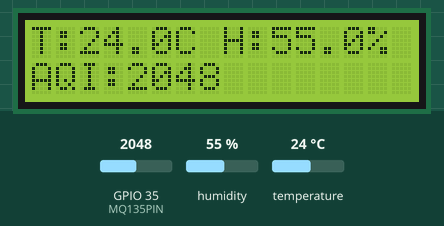
Simulated run of this sketch. Board: ESP32. On the bench: 16×2 character LCD. The test bench sets the inputs (shaded band); at power-on: humidity 55 %, GPIO 35 (MQ135PIN) = 2048, temperature 24 °C. WiFi joins after 1.5 s; servers stay silent unless stated; uploads are accepted with an empty reply; what the sketch prints to the serial monitor is not drawn.

Above: at 2.7 s.
2.8 s: humidity set to 22 %
At 6.9 s:
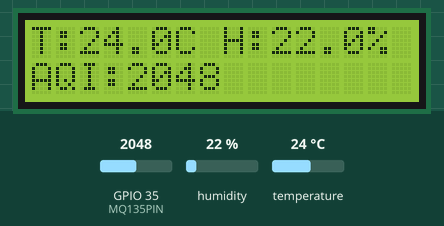
7.5 s: GPIO 35 (MQ135PIN) set to 2866
At 9.4 s:
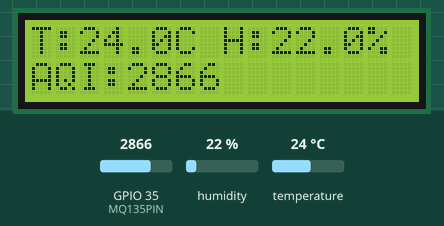
10.2 s: temperature set to 12 °C
At 15.2 s:
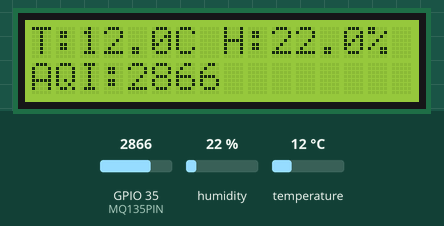
15.5 s: GPIO 35 (MQ135PIN) set to 3603
At 16.7 s:
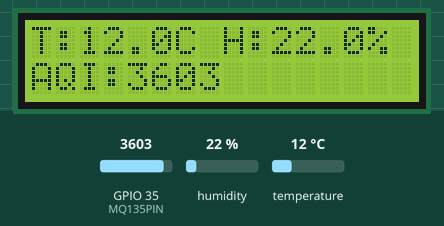
18.2 s: humidity set to 40 %
At 22.6 s:
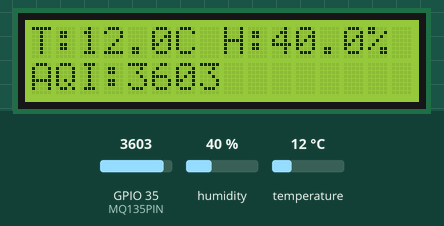
23.5 s: GPIO 35 (MQ135PIN) set to 4095
At 25.2 s:
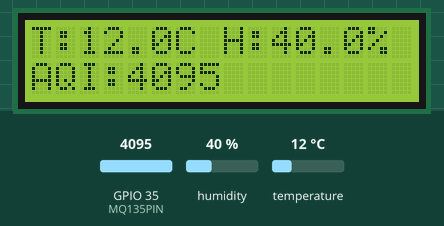
Timing chart, 0 to 26.7 s (numbered marks = the images above; inputs shaded):
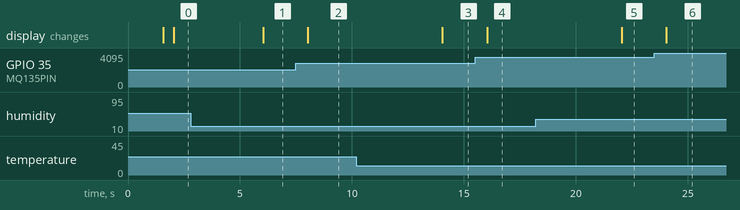

The sketch:

envirement_subject_iot_part.ino
```cpp
#include <Wire.h>
#include <LiquidCrystal_I2C.h>
#include "DHT.h"
#include <WiFi.h>
#include <HTTPClient.h>

// Wi-Fi credentials
const char* ssid = "1337-Guest";
const char* password = "M!Q4vJ8pZzSUr2X@";

// ThingsBoard HTTP telemetry URL (make sure the port matches your server, usually 8080)
const char* serverURL = "http://10.32.132.87:9090/api/v1/dSsrQgsYBuAQHVfMfvmw/telemetry";

// LCD setup
LiquidCrystal_I2C lcd(0x27, 16, 2);

// DHT22 setup
#define DHTPIN 4
#define DHTTYPE DHT22
DHT dht(DHTPIN, DHTTYPE);

// MQ-135 setup
#define MQ135PIN 35

// Sensor data structure
typedef struct {
    float temperature;
    float humidity;
    int airQuality;
} SensorData;

SensorData currentData;

// Timing variables
unsigned long previousMillis = 0;
const long interval = 2000; // 2 seconds

void setup() {
    Serial.begin(115200);

    // Connect to Wi-Fi
    WiFi.begin(ssid, password);
    Serial.print("Connecting");
    while (WiFi.status() != WL_CONNECTED) {
        delay(500);
        Serial.print(".");
    }
    Serial.println("\nWiFi Connected!");
    Serial.println(WiFi.localIP());

    // Initialize LCD
    lcd.init();
    lcd.backlight();

    // Initialize DHT22 sensor
    dht.begin();
}

// =============================================
// Function to send sensor data to ThingsBoard
// =============================================
void sendToServer(float temp, float hum, int air) {
    if (WiFi.status() == WL_CONNECTED) {
        HTTPClient http;
        http.begin(serverURL); // URL contains device token
        http.addHeader("Content-Type", "application/json");

        // Build JSON string
        String jsonData = "{\"temperature\":" + String(temp) +
                          ",\"humidity\":" + String(hum) +
                          ",\"airQuality\":" + String(air) + "}";

        Serial.println("Sending JSON: " + jsonData);

        int httpResponseCode = http.POST(jsonData);

        if (httpResponseCode > 0) {
            Serial.print("Server Response: ");
            Serial.println(httpResponseCode); // 200 = OK
        } else {
            Serial.print("Error sending POST: ");
            Serial.println(httpResponseCode); // -1 = connection failed
        }

        http.end();
    } else {
        Serial.println("WiFi disconnected! Cannot send data.");
    }
}

void loop() {
    unsigned long currentMillis = millis();
    if (currentMillis - previousMillis >= interval) {
        previousMillis = currentMillis;

        // Read DHT22 sensor
        float temp = dht.readTemperature();
        float hum = dht.readHumidity();
        if (!isnan(temp)) currentData.temperature = temp;
        if (!isnan(hum)) currentData.humidity = hum;

        // Read MQ-135 air quality
        currentData.airQuality = analogRead(MQ135PIN);

        // Display on LCD without flickering
        lcd.setCursor(0, 0);
        lcd.print("T:");
        lcd.print(currentData.temperature, 1);
        lcd.print("C H:");
        lcd.print(currentData.humidity, 1);
        lcd.print("%  "); // clear extra chars

        lcd.setCursor(0, 1);
        lcd.print("AQI:");
        lcd.print(currentData.airQuality);
        lcd.print("    "); // clear extra chars

        // Serial debug output
        Serial.print("Temp: "); Serial.print(currentData.temperature);
        Serial.print("C, Hum: "); Serial.print(currentData.humidity);
        Serial.print("%, AQI: "); Serial.println(currentData.airQuality);

        // Send telemetry to ThingsBoard
        sendToServer(currentData.temperature, currentData.humidity, currentData.airQuality);
    }
}
```

Measured:
- after the input at 2.8 s, the display: changes after 3.2 s (image 1)
- after the input at 7.5 s, the display: changes after 0.53 s (image 2)
- after the input at 10.2 s, the display: changes after 3.8 s (image 3)
- after the input at 15.5 s, the display: changes after 0.53 s (image 4)
- after the input at 18.2 s, the display: changes after 3.8 s (image 5)
- after the input at 23.5 s, the display: changes after 0.53 s (image 6)
